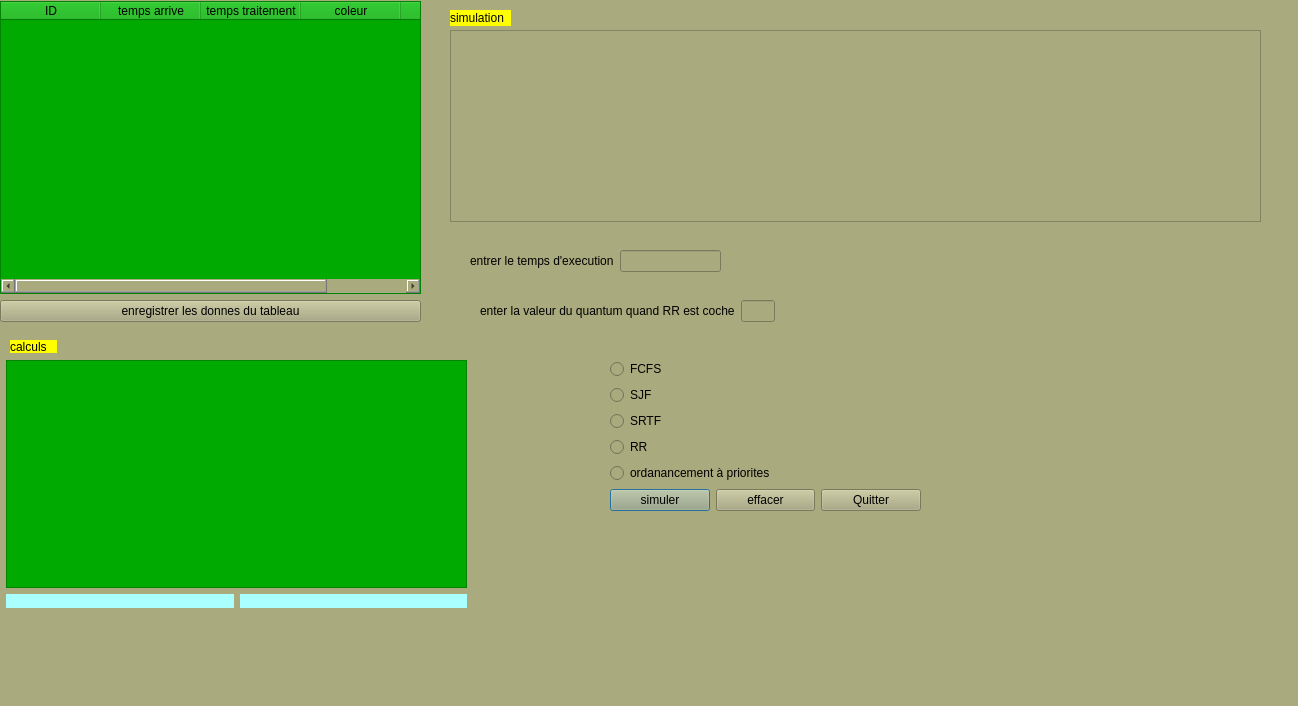
<?xml version="1.0" encoding="UTF-8"?>
<ui version="4.0">
 <class>Dialog</class>
 <widget class="QDialog" name="Dialog">
  <property name="geometry">
   <rect>
    <x>0</x>
    <y>0</y>
    <width>1298</width>
    <height>706</height>
   </rect>
  </property>
  <property name="cursor">
   <cursorShape>ClosedHandCursor</cursorShape>
  </property>
  <property name="windowTitle">
   <string>Dialog</string>
  </property>
  <property name="styleSheet">
   <string notr="true">background-color:rgb(170, 170, 127);p</string>
  </property>
  <property name="sizeGripEnabled">
   <bool>true</bool>
  </property>
  <widget class="QWidget" name="layoutWidget">
   <property name="geometry">
    <rect>
     <x>610</x>
     <y>350</y>
     <width>311</width>
     <height>171</height>
    </rect>
   </property>
   <layout class="QVBoxLayout" name="verticalLayout_2">
    <item>
     <layout class="QVBoxLayout" name="verticalLayout">
      <item>
       <widget class="QRadioButton" name="radioButton">
        <property name="text">
         <string>FCFS</string>
        </property>
       </widget>
      </item>
      <item>
       <widget class="QRadioButton" name="radioButton_3">
        <property name="text">
         <string>SJF</string>
        </property>
       </widget>
      </item>
      <item>
       <widget class="QRadioButton" name="radioButton_4">
        <property name="text">
         <string>SRTF</string>
        </property>
       </widget>
      </item>
      <item>
       <widget class="QRadioButton" name="radioButton_2">
        <property name="text">
         <string>RR</string>
        </property>
       </widget>
      </item>
      <item>
       <widget class="QRadioButton" name="radioButton_5">
        <property name="text">
         <string>ordanancement à priorites</string>
        </property>
       </widget>
      </item>
      <item>
       <layout class="QHBoxLayout" name="horizontalLayout">
        <item>
         <widget class="QPushButton" name="pushButton">
          <property name="cursor">
           <cursorShape>OpenHandCursor</cursorShape>
          </property>
          <property name="text">
           <string>simuler</string>
          </property>
          <property name="icon">
           <iconset resource="sim.qrc">
            <normaloff>:/pic/pic/sim.png</normaloff>:/pic/pic/sim.png</iconset>
          </property>
         </widget>
        </item>
        <item>
         <widget class="QPushButton" name="pushButton_2">
          <property name="text">
           <string>effacer</string>
          </property>
          <property name="icon">
           <iconset resource="trash.qrc">
            <normaloff>:/pic/pic/poub.png</normaloff>:/pic/pic/poub.png</iconset>
          </property>
         </widget>
        </item>
        <item>
         <widget class="QPushButton" name="pushButton_4">
          <property name="cursor">
           <cursorShape>CrossCursor</cursorShape>
          </property>
          <property name="styleSheet">
           <string notr="true">pushButton_4{url(:/pic/pic/pic.png)}</string>
          </property>
          <property name="text">
           <string>Quitter</string>
          </property>
          <property name="icon">
           <iconset resource="quit.qrc">
            <normaloff>:/pic/pic/quit.png</normaloff>:/pic/pic/quit.png</iconset>
          </property>
         </widget>
        </item>
       </layout>
      </item>
     </layout>
    </item>
   </layout>
  </widget>
  <widget class="QGraphicsView" name="graphicsView">
   <property name="geometry">
    <rect>
     <x>450</x>
     <y>30</y>
     <width>811</width>
     <height>192</height>
    </rect>
   </property>
  </widget>
  <widget class="QWidget" name="layoutWidget">
   <property name="geometry">
    <rect>
     <x>0</x>
     <y>1</y>
     <width>421</width>
     <height>321</height>
    </rect>
   </property>
   <layout class="QVBoxLayout" name="verticalLayout_4">
    <item>
     <layout class="QVBoxLayout" name="verticalLayout_3">
      <item>
       <widget class="QTableWidget" name="tableWidget">
        <property name="styleSheet">
         <string notr="true">background-color:rgb(0, 170, 0);p</string>
        </property>
        <column>
         <property name="text">
          <string>ID</string>
         </property>
        </column>
        <column>
         <property name="text">
          <string>temps arrive</string>
         </property>
        </column>
        <column>
         <property name="text">
          <string>temps traitement</string>
         </property>
        </column>
        <column>
         <property name="text">
          <string>coleur</string>
         </property>
        </column>
        <column>
         <property name="text">
          <string>priorite</string>
         </property>
        </column>
       </widget>
      </item>
      <item>
       <widget class="QPushButton" name="pushButton_3">
        <property name="text">
         <string>enregistrer les donnes du tableau</string>
        </property>
       </widget>
      </item>
     </layout>
    </item>
   </layout>
  </widget>
  <widget class="QWidget" name="layoutWidget">
   <property name="geometry">
    <rect>
     <x>470</x>
     <y>250</y>
     <width>251</width>
     <height>22</height>
    </rect>
   </property>
   <layout class="QHBoxLayout" name="horizontalLayout_2">
    <item>
     <widget class="QLabel" name="label">
      <property name="text">
       <string>entrer le temps d'execution</string>
      </property>
     </widget>
    </item>
    <item>
     <widget class="QLineEdit" name="lineEdit"/>
    </item>
   </layout>
  </widget>
  <widget class="QWidget" name="layoutWidget">
   <property name="geometry">
    <rect>
     <x>6</x>
     <y>360</y>
     <width>461</width>
     <height>248</height>
    </rect>
   </property>
   <layout class="QVBoxLayout" name="verticalLayout_7">
    <item>
     <layout class="QVBoxLayout" name="verticalLayout_6">
      <item>
       <layout class="QVBoxLayout" name="verticalLayout_5">
        <item>
         <widget class="QTableWidget" name="tableWidget_2">
          <property name="styleSheet">
           <string notr="true">background-color:rgb(0, 170, 0);p</string>
          </property>
         </widget>
        </item>
        <item>
         <layout class="QHBoxLayout" name="horizontalLayout_5"/>
        </item>
       </layout>
      </item>
      <item>
       <layout class="QHBoxLayout" name="horizontalLayout_6">
        <item>
         <layout class="QHBoxLayout" name="horizontalLayout_3">
          <item>
           <widget class="QLabel" name="label_4">
            <property name="styleSheet">
             <string notr="true">background-color: rgb(170, 255, 255);p</string>
            </property>
            <property name="text">
             <string/>
            </property>
           </widget>
          </item>
         </layout>
        </item>
        <item>
         <layout class="QHBoxLayout" name="horizontalLayout_4">
          <item>
           <widget class="QLabel" name="label_5">
            <property name="styleSheet">
             <string notr="true">background-color: rgb(170, 255, 255);p</string>
            </property>
            <property name="text">
             <string/>
            </property>
           </widget>
          </item>
         </layout>
        </item>
       </layout>
      </item>
     </layout>
    </item>
   </layout>
  </widget>
  <widget class="QWidget" name="layoutWidget">
   <property name="geometry">
    <rect>
     <x>480</x>
     <y>300</y>
     <width>295</width>
     <height>22</height>
    </rect>
   </property>
   <layout class="QHBoxLayout" name="horizontalLayout_7">
    <item>
     <widget class="QLabel" name="label_3">
      <property name="text">
       <string>enter la valeur du quantum quand RR est coche</string>
      </property>
     </widget>
    </item>
    <item>
     <widget class="QLineEdit" name="lineEdit_2"/>
    </item>
   </layout>
  </widget>
  <widget class="QLabel" name="label_2">
   <property name="geometry">
    <rect>
     <x>450</x>
     <y>10</y>
     <width>61</width>
     <height>16</height>
    </rect>
   </property>
   <property name="styleSheet">
    <string notr="true">background-color: rgb(255, 255, 0);p
font: 25 8pt &quot;Segoe UI Light&quot;;p</string>
   </property>
   <property name="text">
    <string>simulation</string>
   </property>
  </widget>
  <widget class="QLabel" name="label_6">
   <property name="geometry">
    <rect>
     <x>10</x>
     <y>340</y>
     <width>47</width>
     <height>13</height>
    </rect>
   </property>
   <property name="styleSheet">
    <string notr="true">background-color: rgb(255, 255, 0);p</string>
   </property>
   <property name="text">
    <string>calculs</string>
   </property>
  </widget>
 </widget>
 <resources>
  <include location="trash.qrc"/>
  <include location="sim.qrc"/>
  <include location="quit.qrc"/>
 </resources>
 <connections/>
</ui>
